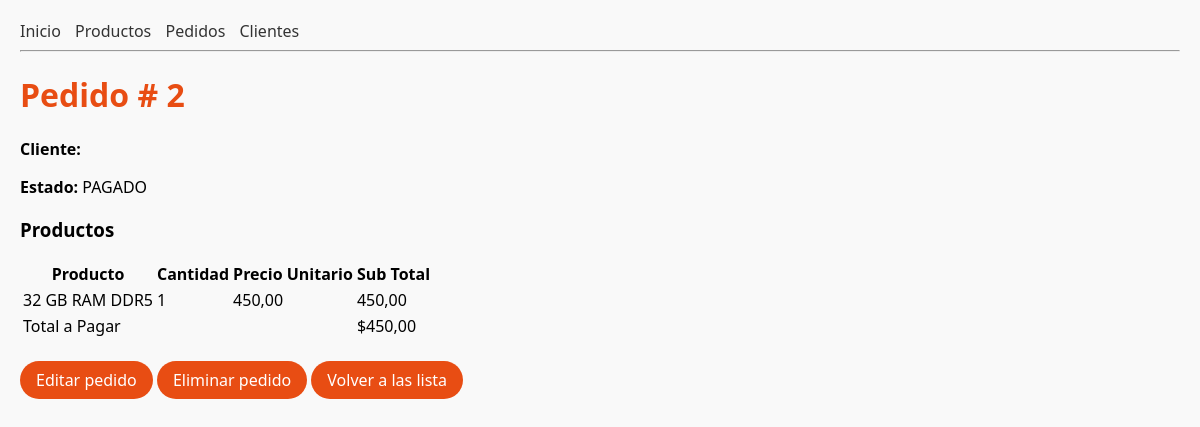
Page /pedidos/2 on the committed database.
### tienda/models.py (models this page shows, shortened)
class Pedido(models.Model):
    ESTADOS = [
        ("CREADO", "Creado"),
        ("PAGADO", "Pagado"),
        ("ENVIADO", "Enviado"),
        ("CERRADO", "Cerrado"),
    ]
    Cliente = models.ForeignKey(Cliente, on_delete=models.CASCADE, related_name="pedidos")
    fecha = models.DateTimeField(auto_now_add=True)
    estado = models.CharField(max_length=10, choices=ESTADOS, default="CREADO")

class PedidoItem(models.Model):
    pedido = models.ForeignKey(Pedido, on_delete=models.CASCADE, related_name="items")
    producto = models.ForeignKey(Producto, on_delete=models.CASCADE, related_name="items")
    cantidad = models.PositiveIntegerField(default=1)
    precio_unitario = models.DecimalField(max_digits=10, decimal_places=2)
    class Meta:
        unique_together= ("pedido", "producto")

class Producto(models.Model):
    nombre = models.CharField(max_length=100)
    descripcion = models.TextField()
    precio = models.DecimalField(max_digits=8, decimal_places=2)
    stock = models.IntegerField(default=1)

### tienda/views.py (the view)
# urls.py: path("pedidos/<int:pk>", views.detalle_pedido, name="detalle_pedido"),
def detalle_pedido(request, pk):
    pedido = get_object_or_404(
        Pedido.objects.select_related("Cliente").prefetch_related("items__producto"), pk=pk)
    items= pedido.items.all()
    total_unidades = sum(it.cantidad for it in items)
    total_pedido = sum(it.cantidad * it.precio_unitario for it in items)
    for it in items:
        it.line_total = it.cantidad * it.precio_unitario
    return render(request, "tienda/detalle_pedido.html", {"pedido":pedido, "items": items, "total_unidades":total_unidades, "total_pedido": total_pedido,  })

### tienda/templates/tienda/detalle_pedido.html (shortened to what this page needs)
{% extends "tienda/base.html" %}
{% load django_browser_reload %}
{% block content %}
    <h1>Pedido # {{pedido.id}}</h1>
    <p><b>Cliente: </b> {{  pedido.cliente.nombre  }}</p>
    <p><b>Estado: </b> {{  pedido.estado  }}</p>
    <h3> Productos  </h3>
    {% if items %}
        <table>
            <thead>
            <tr>
                <th class="encabezado">Producto</th>
                <th class="encabezado">Cantidad</th>
                <th class="encabezado">Precio Unitario</th>
                <th class="encabezado">Sub Total</th>
            </tr>
        </thead>
        <tbody>
            {% for it in items %}
                <tr>
                    <td>{{ it.producto.nombre}}</td>
                    <td>{{ it.cantidad}}</td>
                    <td>{{ it.precio_unitario|floatformat:2}}</td>
                    <td>{{ it.line_total|floatformat:2}}</td>
                </tr>
                {% empty %}
                <tr>
                    <td colspan="4"> Este pedido no tiene Ítems</td>
                </tr>
            {% endfor %}
            </tbody>
            <tfood>
                <td colspan="3"> Total a Pagar</td>
                <td> ${{ total_pedido|floatformat:2 }}</td>
            </tfood>
        </table>
    {% else %}
    <p>Este pedido no tien Ítems.</p>
    {% endif %}
    <p>
        <a href="{% url 'tienda:editar_pedido_items' pedido.pk %}" class="btn primary">Editar pedido</a>
        <a href="{% url 'tienda:eliminar_pedido' pedido.pk %}" class="btn primary">Eliminar pedido</a>
        <a href="{% url 'tienda:lista_pedidos' %}" class="btn primary">Volver a las lista</a>
    </p>
{% endblock %}

### tienda/static/css/main.css (style rules this page uses)
body { font-family: 'Segoe UI', sans-serif; margin: 20px; background-color: #f9f9f9; }
h1 { color: #e84d13; }
.btn { display: inline-block; padding: 8px 16px; margin: 5px 0; color: #fff; border-radius: 9999px; text-decoration: none; font-weight: 500; transition: background 0.3s, transform 0.2s; }
.primary { background-color: #e84d13; }

### rows in the picture
Pedido: id "2", estado "PAGADO"
PedidoItem: producto.nombre "32 GB RAM DDR5", cantidad "1", precio_unitario "450,00", line_total "450,00"

### other values in the picture
{{ total_pedido|floatformat:2 }} "450,00"
